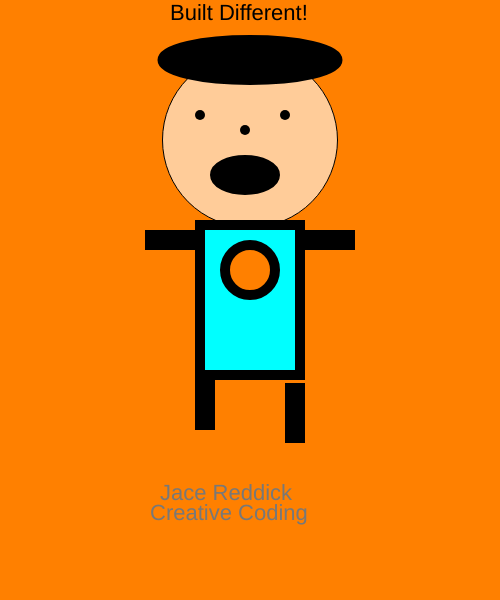
Frame 1 (no input)
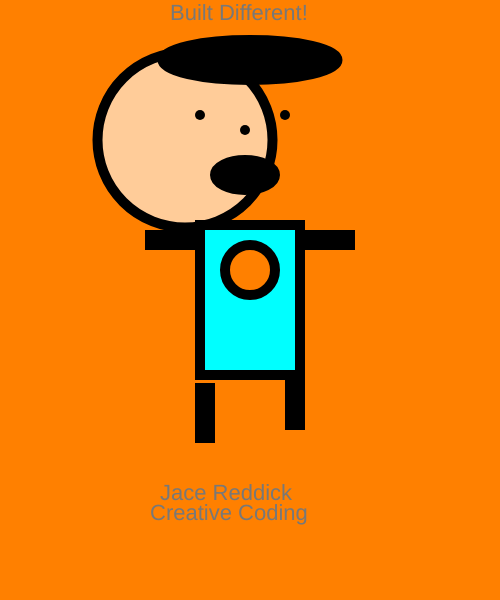
Frame 60 (no input)
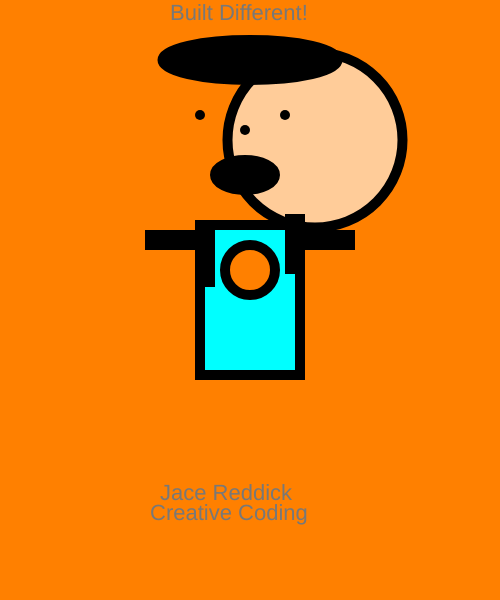
Frame 120 (the mouse pressed at the canvas centre since frame 60)

The p5.js sketch that drew these frames (run headless with seeded random() and noise() and a simulated clock; from frame 60 on, the mouse is pressed at the canvas centre):

// p5.js sketch
// ── sketch.js

var xstart = 250;
var ystart = 375;
var xspecial = 285;
var yspecial = 115;
var counter = 13;
function setup()
{
    createCanvas(500, 600);
}

function draw()
{
    background(255,128,0);
    textSize(22)
    text("Built Different!", 170,20);

    // head
    fill(255, 204, 153);
    circle(xstart,140,175);
    if(xstart <= 400)
    {
    counter*=-1
    }
     xstart+=counter;
  
   
    // eyes
    strokeWeight(10);
    fill(0);
    point(200,115);
    point(xspecial,yspecial);
    
    // nose
    point(245,130);
    
    // mouth
    ellipse(245, 175, 60, 30)
    

    // hair
    ellipse(250,60,175,40)
    fill(44,100,19);
    // body
    fill(0, 255, 255);
    rect(200,225,100,150);
    
    // decoration
    fill(255,128,0);
    circle(250,270,50);
    // right arm
    fill(255, 204, 153);
    rect(300,235,50,10);
    // left arm
    rect(150,235,50,10);
    // left leg
    rect(200,ystart,10,50);
    if(ystart <= 475)
    {
    counter*=-1
    }
     ystart+=counter;
    // right leg
    rect(290,ystart,10,50);
    
    fill(120);
    textSize(22);
    text("Jace Reddick",160,500 );
    text("Creative Coding",150,520 );

}
